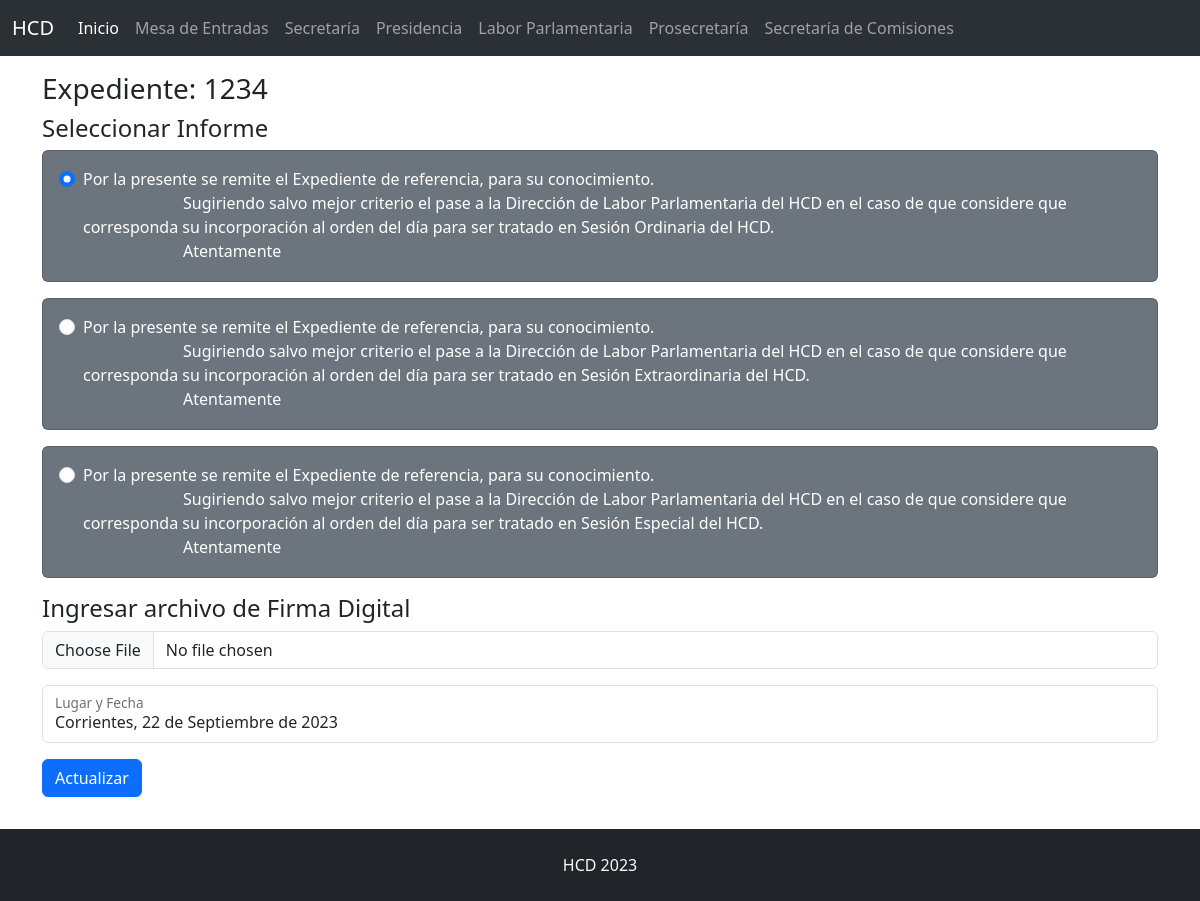
Page /secretaria/editar?id=2 on the committed database.
### tables this page shows
CREATE TABLE `mesa` (
  `id` int(133) NOT NULL,
  `expte` varchar(255) DEFAULT NULL,
  `archivo` varchar(255) DEFAULT NULL,
  `adjunto` varchar(255) DEFAULT NULL,
  `extracto` longtext DEFAULT NULL,
  `letra` varchar(255) DEFAULT NULL,
  `paginas` int(133) DEFAULT NULL,
  `autor` varchar(255) DEFAULT NULL,
  `estado` varchar(255) DEFAULT NULL,
  `tipo` varchar(255) DEFAULT NULL,
  `creado` date DEFAULT NULL,
  `editado` date DEFAULT NULL
);

CREATE TABLE `secretaria` (
  `id` int(133) NOT NULL,
  `informe` longtext DEFAULT NULL,
  `firma` varchar(255) DEFAULT NULL,
  `lugar_fecha` varchar(255) DEFAULT NULL
);

### secretaria/editar.php (the view, shortened to what this page needs)
<?php include('../cabecera.php'); ?>
<?php
$id = $_GET['id'];
$consulta = mysqli_query($conexion, "SELECT mesa.expte, secretaria.* FROM mesa INNER JOIN secretaria ON mesa.id = secretaria.id WHERE mesa.id = '$id'");
$campo = mysqli_fetch_assoc($consulta);
?>
    <main class="container my-3">
        <?php echo '<h3>Expediente: ' . $campo['expte'] . '</h3>'; ?>
        <form method="post" action="actualizar" enctype="multipart/form-data">
            <div class="row">
                <div class="col-md">
                    <h4>Seleccionar Informe</h4>
                    <div class="card text-bg-secondary mb-3">
                        <div class="card-body">
                            <div class="form-check">
                                <input type='radio' name='informe' class='form-check-input' value='Por la presente se remite el Expediente de referencia, para su conocimiento.
                                    <div style="text-indent: 100px;">Sugiriendo salvo mejor criterio el pase a la Dirección de Labor Parlamentaria del HCD en el caso de que considere que corresponda su incorporación al orden del día para ser tratado en Sesión Ordinaria del HCD.</div>
                                    <div style="text-indent: 100px;">Atentamente</div>'
                                    <?php if (strpos($campo['informe'], "Ordinaria") !== false) echo "checked"; ?>>
                                <label class="form-check-label" for="flexRadioDefault1">
                                    Por la presente se remite el Expediente de referencia, para su conocimiento.
                                    <div style="text-indent: 100px;">Sugiriendo salvo mejor criterio el pase a la Dirección de Labor Parlamentaria del HCD en el caso de que considere que corresponda su incorporación al orden del día para ser tratado en Sesión Ordinaria del HCD.</div>
                                    <div style="text-indent: 100px;">Atentamente</div>
                                </label>
                            </div>
                        </div>
				    </div>
                    <div class="card text-bg-secondary mb-3">
                        <div class="card-body">
                            <div class="form-check">
                                <input type='radio' name='informe' class='form-check-input' value='Por la presente se remite el Expediente de referencia, para su conocimiento.
                                    <div style="text-indent: 100px;">Sugiriendo salvo mejor criterio el pase a la Dirección de Labor Parlamentaria del HCD en el caso de que considere que corresponda su incorporación al orden del día para ser tratado en Sesión Extraordinaria del HCD.</div>
                                    <div style="text-indent: 100px;">Atentamente</div>'
                                    <?php if (strpos($campo['informe'], "Extraordinaria") !== false) echo "checked"; ?>>
                                <label class="form-check-label" for="flexRadioDefault1">
                                    Por la presente se remite el Expediente de referencia, para su conocimiento.
                                    <div style="text-indent: 100px;">Sugiriendo salvo mejor criterio el pase a la Dirección de Labor Parlamentaria del HCD en el caso de que considere que corresponda su incorporación al orden del día para ser tratado en Sesión Extraordinaria del HCD.</div>
                                    <div style="text-indent: 100px;">Atentamente</div>
                                </label>
                            </div>
                        </div>
                    </div>
                    <div class="card text-bg-secondary mb-3">
                        <div class="card-body">
                            <div class="form-check">
                                <input type='radio' name='informe' class='form-check-input' value='Por la presente se remite el Expediente de referencia, para su conocimiento.
                                    <div style="text-indent: 100px;">Sugiriendo salvo mejor criterio el pase a la Dirección de Labor Parlamentaria del HCD en el caso de que considere que corresponda su incorporación al orden del día para ser tratado en Sesión Especial del HCD.</div>
                                    <div style="text-indent: 100px;">Atentamente</div>'
                                    <?php if (strpos($campo['informe'], "Especial") !== false) echo "checked"; ?>>
                                <label class="form-check-label" for="flexRadioDefault1">
                                    Por la presente se remite el Expediente de referencia, para su conocimiento.
                                    <div style="text-indent: 100px;">Sugiriendo salvo mejor criterio el pase a la Dirección de Labor Parlamentaria del HCD en el caso de que considere que corresponda su incorporación al orden del día para ser tratado en Sesión Especial del HCD.</div>
                                    <div style="text-indent: 100px;">Atentamente</div>
                                </label>
                            </div>
                        </div>
                    </div>
                    <div class="mb-3">
                        <h4>Ingresar archivo de Firma Digital</h4>
                        <input type="file" name="firma" class="form-control">
                    </div>
                    <div class="form-floating mb-3">
                        <input type="text" name="lugar_fecha" class="form-control" id="lugar_fecha" value="<?php echo $campo['lugar_fecha']; ?>">
                        <label for="lugar_fecha">Lugar y Fecha</label>
                    </div>
                    <div class="mb-3">
                        <input type="submit" value="Actualizar" class="btn btn-primary">
                    </div>
                </div>
            </div>
        </form>
    </main>
<?php include('../pie.php'); ?>

### css/estilo.css (style rules this page uses)
html { height: 100%; }
body { display: flex; flex-direction: column; min-height: 100%; }

### rows in the picture
mesa: expte "1234", lugar_fecha "Corrientes, 22 de Septiembre de 2023"
secretaria: informe "☑"
